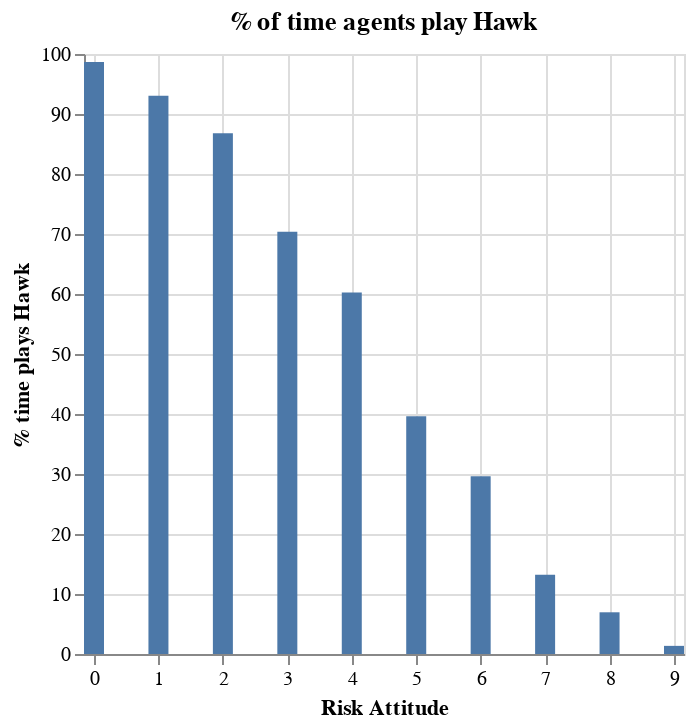

Write notebook code for a chart like this one.
### Code cell
import altair as alt

alt.Chart(hawk_by_risk_attitude).mark_bar(width=10).encode(
    x=alt.X("risk_attitude", title="Risk Attitude").scale(domain=[0, 9]),                                                          
    y=alt.Y("pct_plays_hawk", title="% time plays Hawk")
).properties(title="% of time agents play Hawk")

### Figure 1 — Vega-Lite specification as saved in the notebook (floating-point values rounded to 4 significant figures)
{"config": {"view": {"continuousWidth": 300, "continuousHeight": 300}}, "data": {"name": "data-8330565f6d0b18435aa141c876690f22"}, "mark": {"type": "bar", "width": 10}, "encoding": {"x": {"field": "risk_attitude", "scale": {"domain": [0, 9]}, "title": "Risk Attitude", "type": "quantitative"}, "y": {"field": "pct_plays_hawk", "title": "% time plays Hawk", "type": "quantitative"}}, "title": "% of time agents play Hawk", "$schema": "https://vega.github.io/schema/vega-lite/v5.20.1.json", "datasets": {"data-8330565f6d0b18435aa141c876690f22": [{"risk_attitude": 0, "n_plays": 13280811, "n_plays_hawk": 13101490, "pct_plays_hawk": 98.65}, {"risk_attitude": 9, "n_plays": 13146745, "n_plays_hawk": 178159, "pct_plays_hawk": 1.355}, {"risk_attitude": 3, "n_plays": 15198831, "n_plays_hawk": 10693764, "pct_plays_hawk": 70.36}, {"risk_attitude": 6, "n_plays": 15209556, "n_plays_hawk": 4506272, "pct_plays_hawk": 29.63}, {"risk_attitude": 7, "n_plays": 13058019, "n_plays_hawk": 1725094, "pct_plays_hawk": 13.21}, {"risk_attitude": 4, "n_plays": 17567250, "n_plays_hawk": 10583899, "pct_plays_hawk": 60.25}, {"risk_attitude": 1, "n_plays": 12726041, "n_plays_hawk": 11838227, "pct_plays_hawk": 93.02}, {"risk_attitude": 5, "n_plays": 17605297, "n_plays_hawk": 6979686, "pct_plays_hawk": 39.65}, {"risk_attitude": 8, "n_plays": 12692401, "n_plays_hawk": 882273, "pct_plays_hawk": 6.951}, {"risk_attitude": 2, "n_plays": 13098799, "n_plays_hawk": 11371104, "pct_plays_hawk": 86.81}]}}
